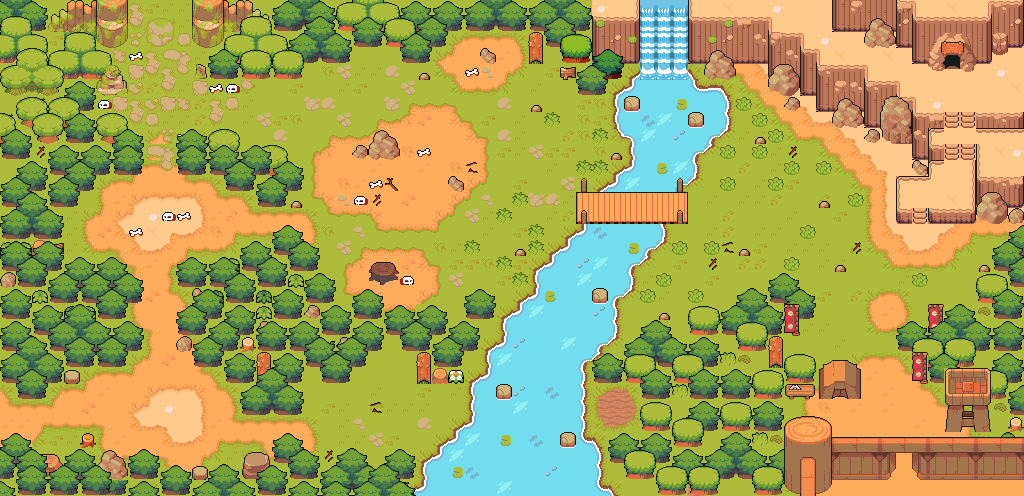

A level layout from a 2D game, rendered from its tile map. Below: a short description, then the map file with tile-grid data replaced by summaries:
An orthogonal 64x31 tile map with 16x16 px tiles, 6 tile layers (Base, Nature, Floor, Wall, ...), 16 tilesets and 125 objects (12x GRASS, 5x ABANDONVIL, 4x SKULLBLUE, 3x DOJO, 3x REPTILE2, ...).

<map version="1.10" tiledversion="1.10.2" orientation="orthogonal" renderorder="right-down" width="64" height="31" tilewidth="16" tileheight="16" infinite="0" nextlayerid="17" nextobjectid="171">
 <tileset firstgid="1" source="Dungeon.tsx" />
 <tileset firstgid="49" source="Floor.tsx" />
 <tileset firstgid="621" source="tileset.tsx" />
 <tileset firstgid="1741" name="VillageAbandoned" tilewidth="16" tileheight="16" tilecount="240" columns="20">
  <image source="../Backgrounds/Tilesets/TilesetVillageAbandoned.png" width="320" height="192" />
 </tileset>
 <tileset firstgid="1981" name="Cave" tilewidth="16" tileheight="16" tilecount="144" columns="12">
  <image source="../Backgrounds/Tilesets/TilesetReliefDetail.png" width="192" height="192" />
 </tileset>
 <tileset firstgid="2125" name="Nature" tilewidth="16" tileheight="16" tilecount="504" columns="24">
  <image source="../Backgrounds/Tilesets/TilesetNature.png" width="384" height="336" />
 </tileset>
 <tileset firstgid="2629" name="Water" tilewidth="16" tileheight="16" tilecount="476" columns="28">
  <image source="../Backgrounds/Tilesets/TilesetWater.png" width="448" height="272" />
 </tileset>
 <tileset firstgid="3105" name="Relief" tilewidth="16" tileheight="16" tilecount="240" columns="20">
  <image source="../Backgrounds/Tilesets/TilesetRelief.png" width="320" height="192" />
 </tileset>
 <tileset firstgid="3345" name="House" tilewidth="16" tileheight="16" tilecount="759" columns="33">
  <image source="../Backgrounds/Tilesets/TilesetHouse.png" width="528" height="368" />
 </tileset>
 <tileset firstgid="4104" name="Waterfall_bot" tilewidth="16" tileheight="16" tilecount="3" columns="3">
  <image source="../Backgrounds/Animated/Waterfall/BottomSheet16x16.png" width="48" height="16" />
  <tile id="0">
   <animation>
    <frame tileid="1" duration="250" />
    <frame tileid="2" duration="250" />
    <frame tileid="0" duration="250" />
   </animation>
  </tile>
 </tileset>
 <tileset firstgid="4107" name="Waterfall-mid" tilewidth="16" tileheight="16" tilecount="5" columns="5">
  <image source="../Backgrounds/Animated/Waterfall/MiddleSheet16x16.png" width="80" height="16" />
  <tile id="0">
   <animation>
    <frame tileid="2" duration="150" />
    <frame tileid="3" duration="150" />
    <frame tileid="4" duration="150" />
    <frame tileid="0" duration="150" />
    <frame tileid="1" duration="150" />
   </animation>
  </tile>
 </tileset>
 <tileset firstgid="4112" name="Waterfall-top" tilewidth="16" tileheight="16" tilecount="5" columns="5">
  <image source="../Backgrounds/Animated/Waterfall/TopSheet16x16.png" width="80" height="16" />
  <tile id="0">
   <animation>
    <frame tileid="0" duration="250" />
    <frame tileid="1" duration="250" />
    <frame tileid="2" duration="250" />
    <frame tileid="3" duration="250" />
    <frame tileid="4" duration="250" />
   </animation>
  </tile>
 </tileset>
 <tileset firstgid="4117" name="Waterfall-top" tilewidth="16" tileheight="16" tilecount="5" columns="5">
  <image source="../Backgrounds/Animated/Waterfall/TopSheet16x16.png" width="80" height="16" />
 </tileset>
 <tileset firstgid="4122" name="ReliefDetail" tilewidth="16" tileheight="16" tilecount="144" columns="12">
  <image source="../Backgrounds/Tilesets/TilesetReliefDetail.png" width="192" height="192" />
 </tileset>
 <tileset firstgid="4266" name="InteriorFloor" tilewidth="16" tileheight="16" tilecount="374" columns="22">
  <image source="../Backgrounds/Tilesets/Interior/TilesetInteriorFloor.png" width="352" height="272" />
 </tileset>
 <tileset firstgid="4640" source="full.tsx" />
 <objectgroup id="2" name="door">
  <object id="49" name="ABANDONVIL" gid="72" x="128" y="16" width="16" height="16" />
  <object id="50" name="ABANDONVIL" gid="72" x="144" y="16" width="16" height="16" />
  <object id="51" name="ABANDONVIL" gid="72" x="160" y="16" width="16" height="16" />
  <object id="52" name="ABANDONVIL" gid="72" x="176" y="16" width="16" height="16" />
  <object id="53" name="TOWN" gid="72" x="896" y="480" width="16" height="16" />
  <object id="55" name="CAVE" gid="72" x="944" y="64" width="16" height="16" />
  <object id="56" name="DOJO" gid="72" x="0" y="416" width="16" height="16" />
  <object id="57" name="DOJO" gid="72" x="0" y="432" width="16" height="16" />
 </objectgroup>
 <layer id="1" name="Base" width="64" height="31">
  <data>[1984 cells, 1984 non-empty, 73 distinct tile ids]</data>
 </layer>
 <layer id="10" name="Nature" width="64" height="31">
  <data>[1984 cells, 206 non-empty, 56 distinct tile ids]</data>
 </layer>
 <layer id="11" name="Floor" width="64" height="31">
  <data>[1984 cells, 64 non-empty, 30 distinct tile ids]</data>
 </layer>
 <layer id="5" name="Wall" width="64" height="31">
  <data>[1984 cells, 439 non-empty, 79 distinct tile ids]</data>
 </layer>
 <layer id="6" name="Wall2" width="64" height="31">
  <data>[1984 cells, 440 non-empty, 70 distinct tile ids]</data>
 </layer>
 <layer id="7" name="Wall3" width="64" height="31">
  <data>[1984 cells, 288 non-empty, 136 distinct tile ids]</data>
 </layer>
 <objectgroup id="8" name="playerStartPosition">
  <object id="2" name="DOJO" x="35" y="421.667">
   <point />
  </object>
  <object id="106" name="ABANDONVIL" x="160.833" y="47.3333">
   <point />
  </object>
  <object id="107" name="TOWN" x="904" y="443">
   <point />
  </object>
  <object id="108" name="CAVE" x="951" y="85.5">
   <point />
  </object>
 </objectgroup>
 <objectgroup id="13" name="collision">
  <!-- 113 objects omitted --></objectgroup>
 <objectgroup id="9" name="enemy">
  <!-- 102 objects omitted --></objectgroup>
 <objectgroup id="14" name="Object Layer 6" />
 <objectgroup id="12" name="gameObjects">
  <!-- 85 objects omitted --></objectgroup>
 <objectgroup id="15" name="hide">
  <!-- 71 objects omitted --></objectgroup>
</map>
<!-- 113 of 125 objects omitted -->
